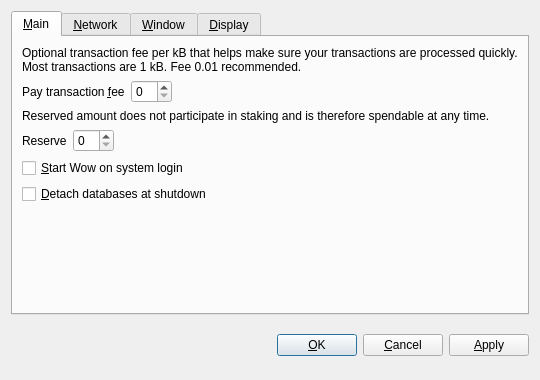
<?xml version="1.0" encoding="UTF-8"?>
<ui version="4.0">
 <class>OptionsDialog</class>
 <widget class="QDialog" name="OptionsDialog">
  <property name="geometry">
   <rect>
    <x>0</x>
    <y>0</y>
    <width>540</width>
    <height>380</height>
   </rect>
  </property>
  <property name="windowTitle">
   <string>Options</string>
  </property>
  <property name="modal">
   <bool>true</bool>
  </property>
  <layout class="QVBoxLayout" name="verticalLayout">
   <item>
    <widget class="QTabWidget" name="tabWidget">
     <property name="tabPosition">
      <enum>QTabWidget::North</enum>
     </property>
     <property name="currentIndex">
      <number>0</number>
     </property>
     <widget class="QWidget" name="tabMain">
      <attribute name="title">
       <string>&amp;Main</string>
      </attribute>
      <layout class="QVBoxLayout" name="verticalLayout_Main">
       <item>
        <widget class="QLabel" name="transactionFeeInfoLabel">
         <property name="text">
          <string>Optional transaction fee per kB that helps make sure your transactions are processed quickly. Most transactions are 1 kB. Fee 0.01 recommended.</string>
         </property>
         <property name="textFormat">
          <enum>Qt::PlainText</enum>
         </property>
         <property name="wordWrap">
          <bool>true</bool>
         </property>
        </widget>
       </item>
       <item>
        <layout class="QHBoxLayout" name="horizontalLayoutFee">
         <item>
          <widget class="QLabel" name="transactionFeeLabel">
           <property name="text">
            <string>Pay transaction &amp;fee</string>
           </property>
           <property name="textFormat">
            <enum>Qt::PlainText</enum>
           </property>
           <property name="buddy">
            <cstring>transactionFee</cstring>
           </property>
          </widget>
         </item>
         <item>
          <widget class="BitcoinAmountField" name="transactionFee"/>
         </item>
         <item>
          <spacer name="horizontalSpacerFee">
           <property name="orientation">
            <enum>Qt::Horizontal</enum>
           </property>
           <property name="sizeHint" stdset="0">
            <size>
             <width>40</width>
             <height>20</height>
            </size>
           </property>
          </spacer>
         </item>
        </layout>
       </item>
       <item>
        <widget class="QLabel" name="reserveBalanceInfoLabel">
         <property name="text">
          <string>Reserved amount does not participate in staking and is therefore spendable at any time.</string>
         </property>
         <property name="textFormat">
          <enum>Qt::PlainText</enum>
         </property>
         <property name="wordWrap">
          <bool>true</bool>
         </property>
        </widget>
       </item>
       <item>
        <layout class="QHBoxLayout" name="horizontalLayoutReserveBalance">
         <item>
          <widget class="QLabel" name="reserveBalanceLabel">
           <property name="text">
            <string>Reserve</string>
           </property>
           <property name="textFormat">
            <enum>Qt::PlainText</enum>
           </property>
           <property name="buddy">
            <cstring>reserveBalance</cstring>
           </property>
          </widget>
         </item>
         <item>
          <widget class="BitcoinAmountField" name="reserveBalance"/>
         </item>
         <item>
          <spacer name="horizontalSpacerReserveBalance">
           <property name="orientation">
            <enum>Qt::Horizontal</enum>
           </property>
           <property name="sizeHint" stdset="0">
            <size>
             <width>40</width>
             <height>20</height>
            </size>
           </property>
          </spacer>
         </item>
        </layout>
       </item>
       <item>
        <widget class="QCheckBox" name="bitcoinAtStartup">
         <property name="toolTip">
          <string>Automatically start Wow after logging in to the system.</string>
         </property>
         <property name="text">
          <string>&amp;Start Wow on system login</string>
         </property>
        </widget>
       </item>
       <item>
        <widget class="QCheckBox" name="detachDatabases">
         <property name="toolTip">
          <string>Detach block and address databases at shutdown. This means they can be moved to another data directory, but it slows down shutdown. The wallet is always detached.</string>
         </property>
         <property name="text">
          <string>&amp;Detach databases at shutdown</string>
         </property>
        </widget>
       </item>
       <item>
        <spacer name="verticalSpacer_Main">
         <property name="orientation">
          <enum>Qt::Vertical</enum>
         </property>
         <property name="sizeHint" stdset="0">
          <size>
           <width>20</width>
           <height>40</height>
          </size>
         </property>
        </spacer>
       </item>
      </layout>
     </widget>
     <widget class="QWidget" name="tabNetwork">
      <attribute name="title">
       <string>&amp;Network</string>
      </attribute>
      <layout class="QVBoxLayout" name="verticalLayout_Network">
       <item>
        <widget class="QCheckBox" name="mapPortUpnp">
         <property name="toolTip">
          <string>Automatically open the Wow client port on the router. This only works when your router supports UPnP and it is enabled.</string>
         </property>
         <property name="text">
          <string>Map port using &amp;UPnP</string>
         </property>
        </widget>
       </item>
       <item>
        <widget class="QCheckBox" name="connectSocks">
         <property name="toolTip">
          <string>Connect to the Wow network through a SOCKS proxy (e.g. when connecting through Tor).</string>
         </property>
         <property name="text">
          <string>&amp;Connect through SOCKS proxy:</string>
         </property>
        </widget>
       </item>
       <item>
        <layout class="QHBoxLayout" name="horizontalLayout_Network">
         <item>
          <widget class="QLabel" name="proxyIpLabel">
           <property name="text">
            <string>Proxy &amp;IP:</string>
           </property>
           <property name="textFormat">
            <enum>Qt::PlainText</enum>
           </property>
           <property name="buddy">
            <cstring>proxyIp</cstring>
           </property>
          </widget>
         </item>
         <item>
          <widget class="QValidatedLineEdit" name="proxyIp">
           <property name="maximumSize">
            <size>
             <width>140</width>
             <height>16777215</height>
            </size>
           </property>
           <property name="toolTip">
            <string>IP address of the proxy (e.g. 127.0.0.1)</string>
           </property>
          </widget>
         </item>
         <item>
          <widget class="QLabel" name="proxyPortLabel">
           <property name="text">
            <string>&amp;Port:</string>
           </property>
           <property name="textFormat">
            <enum>Qt::PlainText</enum>
           </property>
           <property name="buddy">
            <cstring>proxyPort</cstring>
           </property>
          </widget>
         </item>
         <item>
          <widget class="QLineEdit" name="proxyPort">
           <property name="maximumSize">
            <size>
             <width>55</width>
             <height>16777215</height>
            </size>
           </property>
           <property name="toolTip">
            <string>Port of the proxy (e.g. 9050)</string>
           </property>
          </widget>
         </item>
         <item>
          <widget class="QLabel" name="socksVersionLabel">
           <property name="text">
            <string>SOCKS &amp;Version:</string>
           </property>
           <property name="textFormat">
            <enum>Qt::PlainText</enum>
           </property>
           <property name="buddy">
            <cstring>socksVersion</cstring>
           </property>
          </widget>
         </item>
         <item>
          <widget class="QValueComboBox" name="socksVersion">
           <property name="toolTip">
            <string>SOCKS version of the proxy (e.g. 5)</string>
           </property>
          </widget>
         </item>
         <item>
          <spacer name="horizontalSpacer_Network">
           <property name="orientation">
            <enum>Qt::Horizontal</enum>
           </property>
           <property name="sizeHint" stdset="0">
            <size>
             <width>40</width>
             <height>20</height>
            </size>
           </property>
          </spacer>
         </item>
        </layout>
       </item>
       <item>
        <spacer name="verticalSpacer_Network">
         <property name="orientation">
          <enum>Qt::Vertical</enum>
         </property>
         <property name="sizeHint" stdset="0">
          <size>
           <width>20</width>
           <height>40</height>
          </size>
         </property>
        </spacer>
       </item>
      </layout>
     </widget>
     <widget class="QWidget" name="tabWindow">
      <attribute name="title">
       <string>&amp;Window</string>
      </attribute>
      <layout class="QVBoxLayout" name="verticalLayout_Window">
       <item>
        <widget class="QCheckBox" name="minimizeToTray">
         <property name="toolTip">
          <string>Show only a tray icon after minimizing the window.</string>
         </property>
         <property name="text">
          <string>&amp;Minimize to the tray instead of the taskbar</string>
         </property>
        </widget>
       </item>
       <item>
        <widget class="QCheckBox" name="minimizeOnClose">
         <property name="toolTip">
          <string>Minimize instead of exit the application when the window is closed. When this option is enabled, the application will be closed only after selecting Quit in the menu.</string>
         </property>
         <property name="text">
          <string>M&amp;inimize on close</string>
         </property>
        </widget>
       </item>
       <item>
        <spacer name="verticalSpacer_Window">
         <property name="orientation">
          <enum>Qt::Vertical</enum>
         </property>
         <property name="sizeHint" stdset="0">
          <size>
           <width>20</width>
           <height>40</height>
          </size>
         </property>
        </spacer>
       </item>
      </layout>
     </widget>
     <widget class="QWidget" name="tabDisplay">
      <attribute name="title">
       <string>&amp;Display</string>
      </attribute>
      <layout class="QVBoxLayout" name="verticalLayout_Display">
       <item>
        <layout class="QHBoxLayout" name="horizontalLayout_1_Display">
         <item>
          <widget class="QLabel" name="langLabel">
           <property name="text">
            <string>User Interface &amp;language:</string>
           </property>
           <property name="textFormat">
            <enum>Qt::PlainText</enum>
           </property>
           <property name="buddy">
            <cstring>lang</cstring>
           </property>
          </widget>
         </item>
         <item>
          <widget class="QValueComboBox" name="lang">
           <property name="toolTip">
            <string>The user interface language can be set here. This setting will take effect after restarting Wow.</string>
           </property>
          </widget>
         </item>
        </layout>
       </item>
       <item>
        <layout class="QHBoxLayout" name="horizontalLayout_2_Display">
         <item>
          <widget class="QLabel" name="unitLabel">
           <property name="text">
            <string>&amp;Unit to show amounts in:</string>
           </property>
           <property name="textFormat">
            <enum>Qt::PlainText</enum>
           </property>
           <property name="buddy">
            <cstring>unit</cstring>
           </property>
          </widget>
         </item>
         <item>
          <widget class="QValueComboBox" name="unit">
           <property name="toolTip">
            <string>Choose the default subdivision unit to show in the interface and when sending coins.</string>
           </property>
          </widget>
         </item>
        </layout>
       </item>
       <item>
        <widget class="QCheckBox" name="displayAddresses">
         <property name="toolTip">
          <string>Whether to show Wow addresses in the transaction list or not.</string>
         </property>
         <property name="text">
          <string>&amp;Display addresses in transaction list</string>
         </property>
        </widget>
       </item>
       <item>
        <widget class="QCheckBox" name="coinControlFeatures">
         <property name="toolTip">
          <string>Whether to show coin control features or not.</string>
         </property>
         <property name="text">
          <string>Display coin &amp;control features (experts only!)</string>
         </property>
        </widget>
       </item>
       <item>
        <spacer name="verticalSpacer_Display">
         <property name="orientation">
          <enum>Qt::Vertical</enum>
         </property>
         <property name="sizeHint" stdset="0">
          <size>
           <width>20</width>
           <height>40</height>
          </size>
         </property>
        </spacer>
       </item>
      </layout>
     </widget>
    </widget>
   </item>
   <item>
    <layout class="QHBoxLayout" name="horizontalLayout_Buttons">
     <item>
      <spacer name="horizontalSpacer_1">
       <property name="orientation">
        <enum>Qt::Horizontal</enum>
       </property>
       <property name="sizeHint" stdset="0">
        <size>
         <width>40</width>
         <height>48</height>
        </size>
       </property>
      </spacer>
     </item>
     <item>
      <widget class="QLabel" name="statusLabel">
       <property name="font">
        <font>
         <weight>75</weight>
         <bold>true</bold>
        </font>
       </property>
       <property name="text">
        <string/>
       </property>
       <property name="textFormat">
        <enum>Qt::PlainText</enum>
       </property>
       <property name="wordWrap">
        <bool>true</bool>
       </property>
      </widget>
     </item>
     <item>
      <spacer name="horizontalSpacer_2">
       <property name="orientation">
        <enum>Qt::Horizontal</enum>
       </property>
       <property name="sizeHint" stdset="0">
        <size>
         <width>40</width>
         <height>48</height>
        </size>
       </property>
      </spacer>
     </item>
     <item>
      <widget class="QPushButton" name="okButton">
       <property name="text">
        <string>&amp;OK</string>
       </property>
      </widget>
     </item>
     <item>
      <widget class="QPushButton" name="cancelButton">
       <property name="text">
        <string>&amp;Cancel</string>
       </property>
       <property name="autoDefault">
        <bool>false</bool>
       </property>
      </widget>
     </item>
     <item>
      <widget class="QPushButton" name="applyButton">
       <property name="text">
        <string>&amp;Apply</string>
       </property>
       <property name="autoDefault">
        <bool>false</bool>
       </property>
      </widget>
     </item>
    </layout>
   </item>
  </layout>
 </widget>
 <customwidgets>
  <customwidget>
   <class>BitcoinAmountField</class>
   <extends>QSpinBox</extends>
   <header>bitcoinamountfield.h</header>
  </customwidget>
  <customwidget>
   <class>QValueComboBox</class>
   <extends>QComboBox</extends>
   <header>qvaluecombobox.h</header>
  </customwidget>
  <customwidget>
   <class>QValidatedLineEdit</class>
   <extends>QLineEdit</extends>
   <header>qvalidatedlineedit.h</header>
  </customwidget>
 </customwidgets>
 <resources/>
 <connections/>
</ui>
